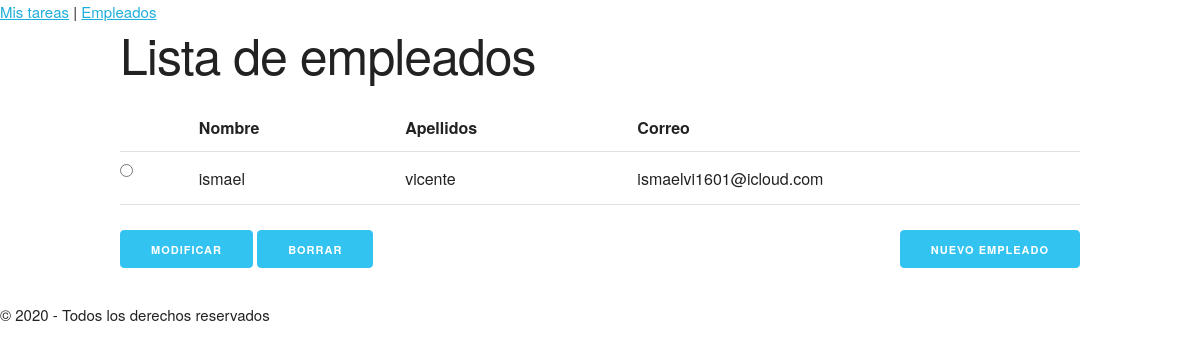
The page /employees on the database its author committed.
### tables this page shows
CREATE TABLE "empleados" (
	"id"	INTEGER PRIMARY KEY AUTOINCREMENT,
	"name"	TEXT NOT NULL,
	"apellidos"	TEXT NOT NULL,
	"email"	TEXT NOT NULL
);

### tasks/routes.py (the view)
@app.route("/employees")
def employees():
    registros = dbQuery('SELECT name, apellidos, email, id FROM empleados;')
    if registros:
        if isinstance(registros, dict):
            registros = [registros]
    else:
        registros = []
    return render_template("employees.html", registros=registros)

### tasks/routes.py (called while the page is built)
def dict_factory(cursor, row):
    d = {}
    for ix, col in enumerate(cursor.description):
        d[col[0]] = row[ix]
    return d

def dbQuery(consulta, *args):
    conn = sqlite3.connect(BASE_DATOS)
    conn.row_factory = dict_factory
    cursor = conn.cursor()
    rows = cursor.execute(consulta, args).fetchall()
    if len(rows) == 1:
        rows = rows[0]
    elif len(rows) == 0:
        rows = None
    conn.commit()
    conn.close()
    return rows

### tasks/templates/employees.html (shortened to what this page needs)
    {% extends "base.html" %}
    {% block content %}
    <h1>Lista de empleados</h1>
    <form action="/processtask">
        <table class="u-full-width">
            <tr>
                <th></th>
                <th>Nombre</th>
                <th>Apellidos</th>
                <th>Correo</th>
            </tr>
            {% for empleado in registros %}
            <tr>
                <td><input type="radio" name="ix" value="{{empleado['id']}}"></td>
                <td>{{empleado['name']}}</td>
                <td>{{empleado['apellidos']}}</td>
                <td>{{empleado['email']}}</td>
            </tr>
            {% endfor %}
        </table>
        <button class="button-primary" name="btnModificar" type="submit">Modificar</button>
        <button class="button-primary" name="btnBorrar" type="submit">Borrar</button>
        <a class="button button-primary u-pull-right" href="/newemployee">Nuevo empleado</a>
    </form>
    {% endblock %}

### tasks/static/css/skeleton.css (style rules this page uses)
html { font-size: 62.5%; }
body { font-size: 1.5em; line-height: 1.6; font-weight: 400; font-family: "Raleway", "HelveticaNeue", "Helvetica Neue", Helvetica, Arial, sans-serif; color: #222; }
h1, h2, h3, h4, h5, h6 { margin-top: 0; margin-bottom: 2rem; font-weight: 300; }
h1 { font-size: 4.0rem; line-height: 1.2; letter-spacing: -.1rem; }
@media (min-width: 550px) { h1 { font-size: 5.0rem; } }
a { color: #1EAEDB; }
.button, button, input[type="submit"], input[type="reset"], input[type="button"] { display: inline-block; height: 38px; padding: 0 30px; color: #555; text-align: center; font-size: 11px; font-weight: 600; line-height: 38px; letter-spacing: .1rem; text-transform: uppercase; text-decoration: none; white-space: nowrap; background-color: transparent; border-radius: 4px; border: 1px solid #bbb; cursor: pointer; box-sizing: border-box; }
.button.button-primary, button.button-primary, input[type="submit"].button-primary, input[type="reset"].button-primary, input[type="button"].button-primary { color: #FFF; background-color: #33C3F0; border-color: #33C3F0; }
input[type="checkbox"], input[type="radio"] { display: inline; }
th, td { padding: 12px 15px; text-align: left; border-bottom: 1px solid #E1E1E1; }
th:first-child, td:first-child { padding-left: 0; }
th:last-child, td:last-child { padding-right: 0; }
button, .button { margin-bottom: 1rem; }
input, textarea, select, fieldset { margin-bottom: 1.5rem; }
pre, blockquote, dl, figure, table, p, ul, ol, form { margin-bottom: 2.5rem; }
.u-full-width { width: 100%; box-sizing: border-box; }
.u-pull-right { float: right; }

### rows shown on the page
empleados: name "ismael", apellidos "vicente", email "ismaelvi1601@icloud.com"
